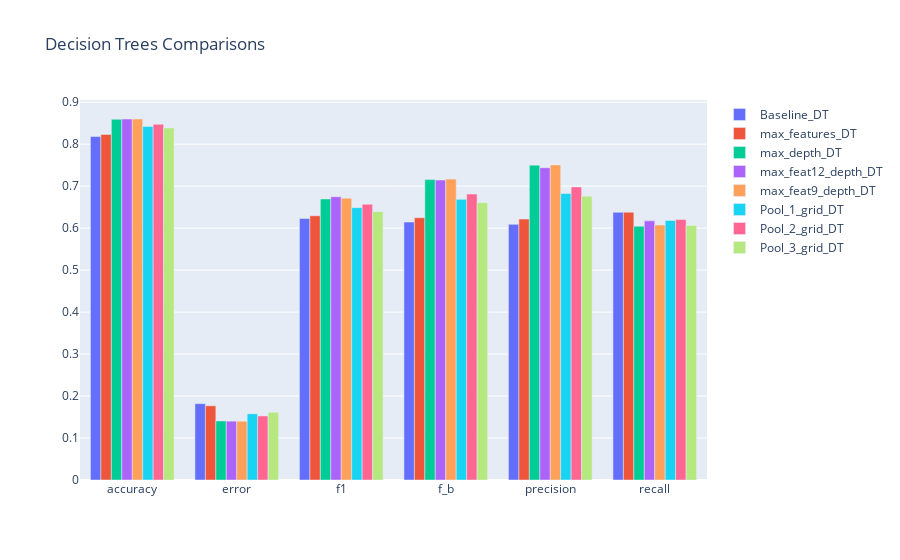

This figure's notebook cell:
### Markdown cell above
### Compare Metrics of Decision Trees

### Code cell
graph_metrics_comparison(list_of_dict=list_of_best_DT, title_of_graph="Decision Trees Comparisons")

### Figure 1 — Plotly figure (JSON) as saved in the notebook; plotly's stock layout.template omitted (floating-point values rounded to 4 significant figures)
{"data": [{"name": "Baseline_DT", "type": "bar", "x": ["accuracy", "error", "f1", "f_b", "precision", "recall"], "y": [0.8182, 0.1818, 0.623, 0.6145, 0.609, 0.6377]}, {"name": "max_features_DT", "type": "bar", "x": ["accuracy", "error", "f1", "f_b", "precision", "recall"], "y": [0.8232, 0.1768, 0.6296, 0.6248, 0.6216, 0.6377]}, {"name": "max_depth_DT", "type": "bar", "x": ["accuracy", "error", "f1", "f_b", "precision", "recall"], "y": [0.8594, 0.1406, 0.6694, 0.7156, 0.7501, 0.6044]}, {"name": "max_feat12_depth_DT", "type": "bar", "x": ["accuracy", "error", "f1", "f_b", "precision", "recall"], "y": [0.8598, 0.1402, 0.6747, 0.7146, 0.7439, 0.6173]}, {"name": "max_feat9_depth_DT", "type": "bar", "x": ["accuracy", "error", "f1", "f_b", "precision", "recall"], "y": [0.86, 0.14, 0.6714, 0.7168, 0.7505, 0.6074]}, {"name": "Pool_1_grid_DT", "type": "bar", "x": ["accuracy", "error", "f1", "f_b", "precision", "recall"], "y": [0.8423, 0.1577, 0.6488, 0.6685, 0.6824, 0.6183]}, {"name": "Pool_2_grid_DT", "type": "bar", "x": ["accuracy", "error", "f1", "f_b", "precision", "recall"], "y": [0.8474, 0.1526, 0.6569, 0.6811, 0.6982, 0.6203]}, {"name": "Pool_3_grid_DT", "type": "bar", "x": ["accuracy", "error", "f1", "f_b", "precision", "recall"], "y": [0.8388, 0.1612, 0.6393, 0.6608, 0.6759, 0.6064]}], "layout": {"title": {"text": "Decision Trees Comparisons"}}}
